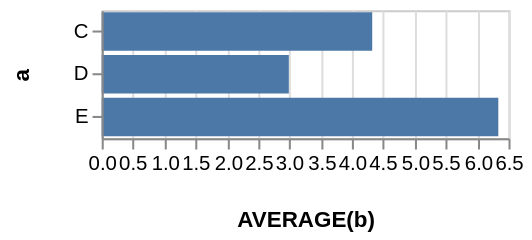

Source (Vega-Lite JSON):
### Vega specification from a JSON file in a GitHub repository (floating-point values rounded to 4 significant figures)
{"$schema": "https://vega.github.io/schema/vega/v3.0.json", "autosize": "pad", "padding": 5, "encode": {"update": {"stroke": {"value": "#ccc"}, "fill": {"value": "transparent"}}}, "data": [{"name": "source_0", "values": [{"a": "C", "b": 2}, {"a": "C", "b": 7}, {"a": "C", "b": 4}, {"a": "D", "b": 1}, {"a": "D", "b": 2}, {"a": "D", "b": 6}, {"a": "E", "b": 8}, {"a": "E", "b": 4}, {"a": "E", "b": 7}]}, {"name": "data_0", "source": "source_0", "transform": [{"type": "formula", "expr": "toNumber(datum[\"b\"])", "as": "b"}, {"type": "aggregate", "groupby": ["a"], "ops": ["average"], "fields": ["b"], "as": ["average_b"]}]}], "signals": [{"name": "width", "update": "200"}, {"name": "y_step", "value": 21}, {"name": "height", "update": "bandspace(domain('y').length, 0.1, 0.05) * y_step"}], "marks": [{"name": "marks", "type": "rect", "role": "bar", "from": {"data": "data_0"}, "encode": {"update": {"x": {"scale": "x", "field": "average_b"}, "x2": {"scale": "x", "value": 0}, "y": {"scale": "y", "field": "a"}, "height": {"scale": "y", "band": true}, "fill": {"value": "#4c78a8"}}}}], "scales": [{"name": "x", "type": "linear", "domain": {"data": "data_0", "field": "average_b"}, "range": [0, {"signal": "width"}], "round": true, "nice": true, "zero": true}, {"name": "y", "type": "band", "domain": {"data": "data_0", "field": "a", "sort": true}, "range": {"step": {"signal": "y_step"}}, "round": true, "paddingInner": 0.1, "paddingOuter": 0.05}], "axes": [{"scale": "x", "labelOverlap": true, "orient": "bottom", "title": "AVERAGE(b)", "zindex": 1}, {"scale": "x", "domain": false, "grid": true, "labels": false, "maxExtent": 0, "minExtent": 0, "orient": "bottom", "ticks": false, "zindex": 0, "gridScale": "y"}, {"scale": "y", "orient": "left", "title": "a", "zindex": 1}], "config": {"axis": {"minExtent": 30}}}
